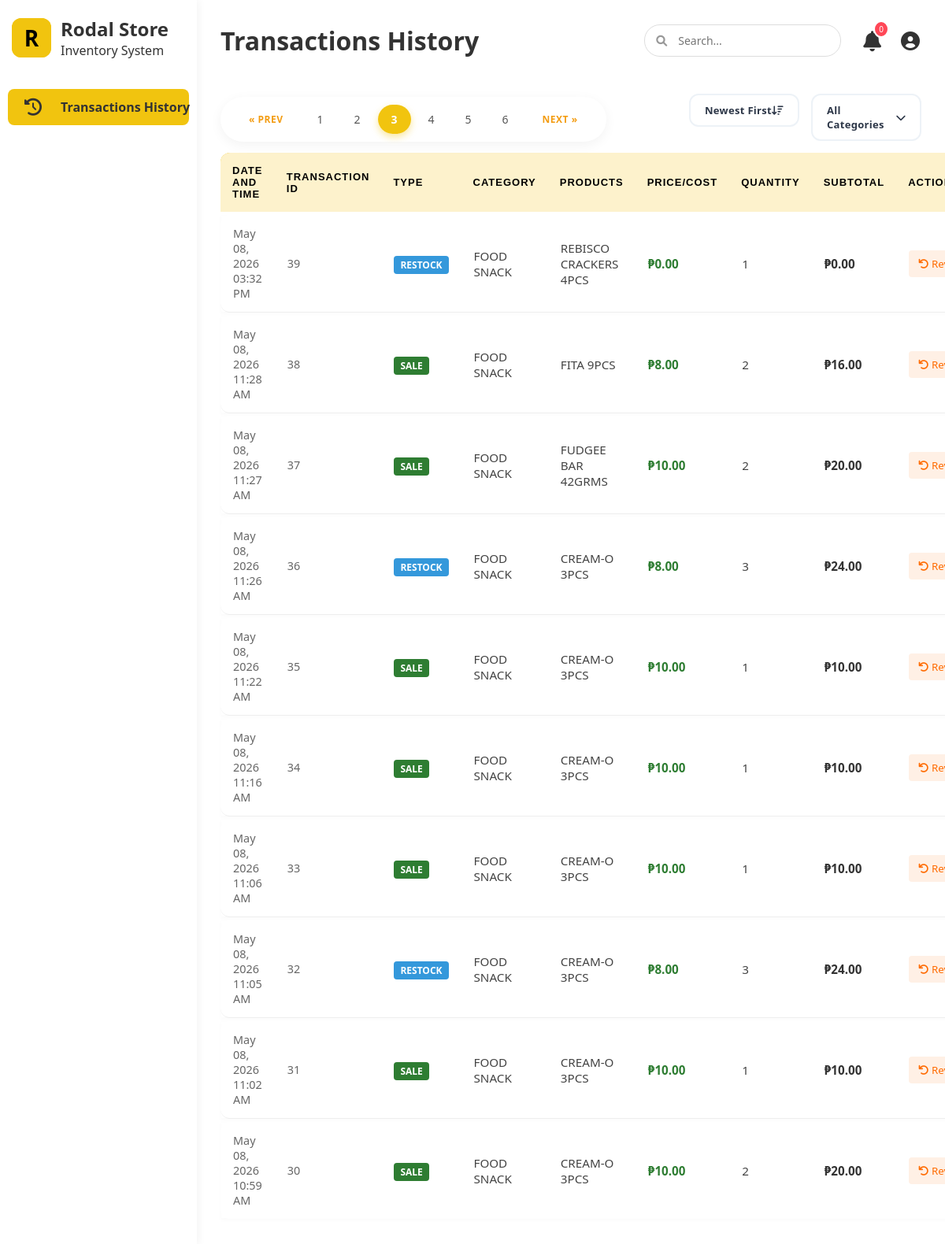
Page /admin_dashboard.php?page=3 (signed in) on the earlier database version.
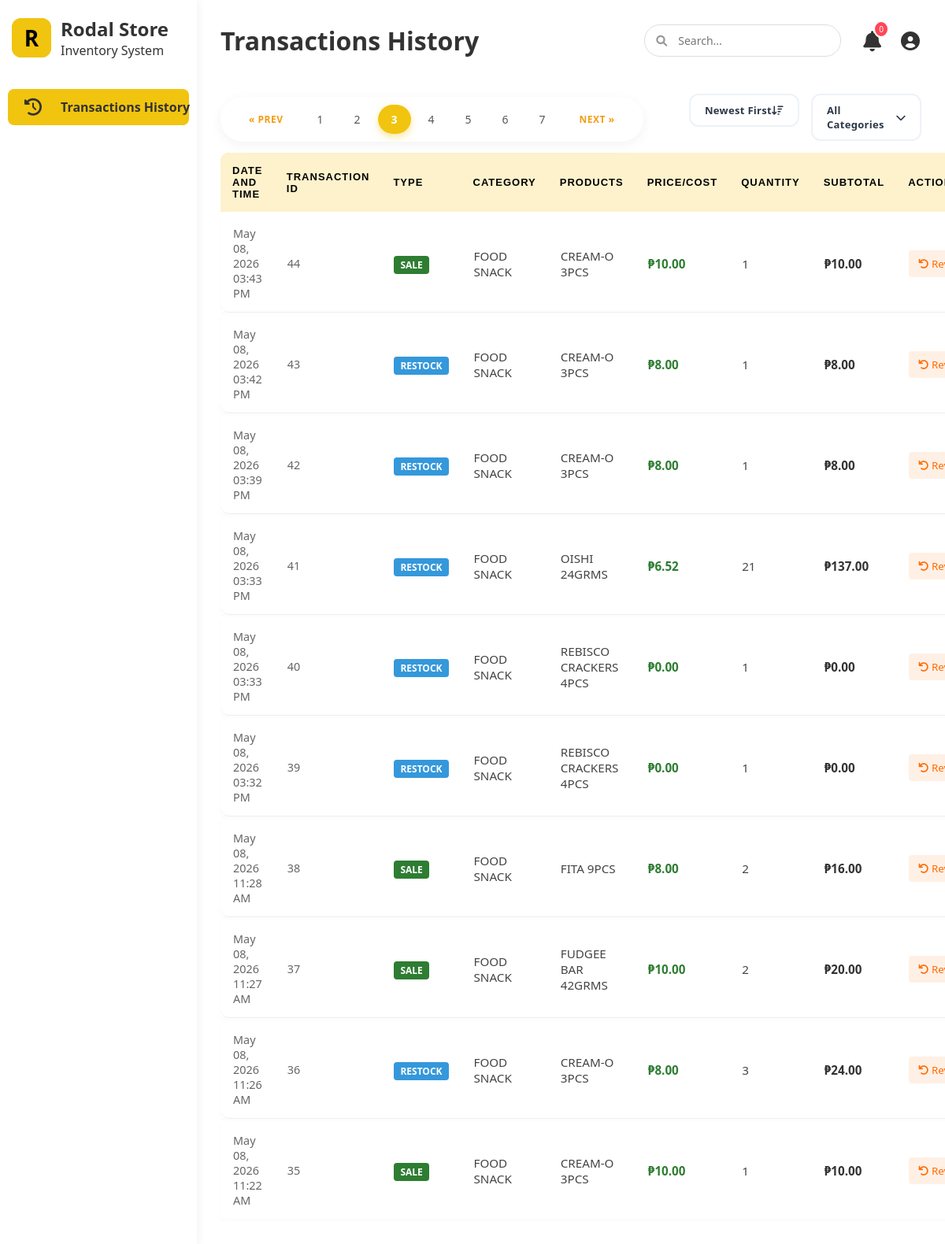
Same page on the later database version.
### tables this page shows
CREATE TABLE `stock_transaction` (
  `transaction_id` int(11) NOT NULL,
  `product_id` int(11) NOT NULL,
  `transaction_type` enum('IN','OUT','ADJUSTMENT') NOT NULL,
  `quantity` int(11) NOT NULL,
  `transaction_date` datetime NOT NULL,
  `buy_amount` decimal(10,2) DEFAULT 0.00,
  `sell_amount` decimal(11,2) DEFAULT 0.00,
  `expiry_date` date DEFAULT NULL,
  `related_tid` int(11) DEFAULT NULL
);

CREATE TABLE `category` (
  `category_id` int(11) NOT NULL,
  `category_name` varchar(255) NOT NULL
);

CREATE TABLE `product` (
  `product_id` int(11) NOT NULL,
  `product_name` varchar(255) NOT NULL,
  `category_id` int(11) NOT NULL,
  `cost` decimal(10,2) NOT NULL,
  `price` decimal(11,2) NOT NULL,
  `product_sku` varchar(255) NOT NULL,
  `is_active` tinyint(1) DEFAULT 1
);

### admin_dashboard.php (the view, shortened to what the changed rows need)
<?php
require 'db_connect.php';
$sort = $_GET['sort'] ?? 'newest';
switch ($sort) {
    case 'newest':
    default:
        $orderBy = "st.transaction_id DESC";
        break;
}
$limit = 10;
$page = isset($_GET['page']) ? max(1, (int) $_GET['page']) : 1;
$offset = ($page - 1) * $limit;
$conditions = [];
$whereClause = !empty($conditions) ? "WHERE " . implode(" AND ", $conditions) : "";
$count_query = "SELECT COUNT(*) as total
                FROM stock_transaction st
                JOIN product p ON st.product_id = p.product_id
                JOIN category c ON p.category_id = c.category_id
                $whereClause";
$count_res = mysqli_query($conn, $count_query);
$total_row_data = mysqli_fetch_assoc($count_res);
$total_rows = $total_row_data['total'];
$total_pages = ceil($total_rows / $limit);
$sql = "SELECT
            st.transaction_id,
            st.transaction_date,
            st.transaction_type,
            st.quantity,
            st.related_tid,
            st.buy_amount,  -- This is the bulk cost logged at the time
            st.sell_amount, -- This is the bulk price logged at the time
            p.product_name,
            c.category_name
        FROM stock_transaction st
        JOIN product p ON st.product_id = p.product_id
        JOIN category c ON p.category_id = c.category_id
        $whereClause
        ORDER BY $orderBy
        LIMIT $limit OFFSET $offset";
$result = mysqli_query($conn, $sql);
?>
<!DOCTYPE html>
<html lang="en">
<head>
    <link rel="stylesheet" href="https://cdnjs.cloudflare.com/ajax/libs/font-awesome/6.0.0/css/all.min.css">
    <link rel="stylesheet" href="style.css">
</head>
<body>
    <div class="container">
        <aside class="sidebar">
            <div class="logo">
                <div class="logo-text">
                    <h2>Rodal Store</h2>
                </div>
            </div>
        </aside>
        <main class="main-content">
            <header>
                <div class="header-title">
                    <h1>Transactions History</h1>
                </div>
            </header>
            <div class="top-bar">
                <div class="pagination-container">
                    <?php
                    $search_param = isset($_GET['search']) ? "&search=" . urlencode($_GET['search']) : "";
                    $cat_param = isset($_GET['category']) ? "&category=" . urlencode($_GET['category']) : "";
                    $url_params = $search_param . $cat_param;
                    ?>
                    <div class="pagination">
                        <?php if ($page > 1): ?>
                            <a href="?page=<?php echo ($page - 1) . $url_params; ?>">&laquo; Prev</a>
                        <?php endif; ?>
                        <?php for ($i = 1; $i <= $total_pages; $i++): ?>
                            <a href="?page=<?php echo $i . $url_params; ?>"
                                class="<?php echo ($page == $i) ? 'active' : ''; ?>">
                                <?php echo $i; ?>
                            </a>
                        <?php endfor; ?>
                        <?php if ($page < $total_pages): ?>
                            <a href="?page=<?php echo ($page + 1) . $url_params; ?>">Next &raquo;</a>
                        <?php endif; ?>
                    </div>
                </div>
            </div>
            <div class="history-container">
                <table class="grid-table" id="productTable">
                    <thead class="grid-thead">
                        <tr>
                            <th>Date and Time</th>
                            <th>Transaction ID</th>
                            <th>Type</th>
                            <th>Category</th>
                            <th>Products</th>
                            <th>Price/Cost</th>
                            <th>Quantity</th>
                            <th>Subtotal</th>
                            <th>Actions</th>
                        </tr>
                    </thead>
                    <tbody>
                        <?php
                        if ($conn->connect_error) {
                            echo "<tr><td colspan='6' style='text-align:center; color:red;'>Connection Error: " . $conn->connect_error . "</td></tr>";
                        } else {
                            if ($result && $result->num_rows > 0) {
                                while ($row = $result->fetch_assoc()) {
                                    $transaction_id = $row['transaction_id'];
                                    $type = $row['transaction_type'];
                                    $qty_display = $row['quantity'];
                                    $qty_math = abs($qty_display);
                                    if ($type === 'IN') {
                                        $totalAmount = $row['buy_amount'];
                                    } elseif ($type === 'OUT') {
                                        $totalAmount = $row['sell_amount'];
                                    } else {
                                        if (abs($row['buy_amount']) > 0) {
                                            $totalAmount = $row['buy_amount'];
                                        } else {
                                            $totalAmount = $row['sell_amount'];
                                        }
                                    }
                                    $unitPrice = ($qty_math > 0) ? ($totalAmount / $qty_math) : 0;
                                    $subtotal = $totalAmount;
                                    if ($type === 'ADJUSTMENT') {
                                        $typeLabel = 'Adjustment';
                                        $typeColor = '#7f8c8d';
                                    } else {
                                        $isRestock = ($type === 'IN');
                                        $typeLabel = $isRestock ? 'Restock' : 'Sale';
                                        $typeColor = $isRestock ? '#3498db' : '#2e7d32';
                                    }
                                    ?>
                                    <tr>
                                        <td style="color: #666; font-size: 0.9rem;">
                                            <?php echo date('M d, Y h:i A', strtotime($row['transaction_date'])); ?>
                                        </td>
                                        <td style="color: #666; font-size: 0.9rem;">
                                            <?php echo $transaction_id; ?>
                                        </td>
                                        <td>
                                            <span
                                                style="background: <?php echo $typeColor; ?>; color: white; padding: 3px 8px; border-radius: 4px; font-size: 0.75rem; font-weight: bold; text-transform: uppercase;">
                                                <?php echo $typeLabel; ?>
                                            </span>
                                        </td>
                                        <td><?php echo htmlspecialchars(str_replace('_', ' ', $row['category_name'])); ?></td>
                                        <td><?php echo htmlspecialchars($row['product_name']); ?></td>
                                        <td style="font-weight:bold; color:#2e7d32;">
                                            ₱<?php echo number_format($unitPrice, 2); ?>
                                        </td>
                                        <td><?php echo $row['quantity']; ?></td>
                                        <td style="font-weight:bold; color:#333;">
                                            ₱<?php echo number_format($subtotal, 2); ?>
                                        </td>
                                        <td>
                                            <?php if ($row['transaction_type'] !== 'ADJUSTMENT' && empty($row['related_tid'])): ?>
                                                <button class="sell-btn"
                                                    onclick="confirmReversal(<?php echo $row['transaction_id']; ?>, <?php echo $row['quantity']; ?>, '<?php echo htmlspecialchars($row['product_name']); ?>')">
                                                    <i class="fas fa-undo"></i> Reverse
                                                </button>
                                            <?php endif; ?>
                                        </td>
                                    </tr>
                                    <?php
                                }
                            } else {
                                echo "<tr><td colspan='6' style='text-align:center;'>No transactions found.</td></tr>";
                            }
                        }
                        ?>
                    </tbody>
                </table>
            </div>
        </main>
    </div>
</body>
</html>

Differences in the rows shown:
no longer on this page (row edited): stock_transaction: transaction_date "May 08, 2026 11:16 AM", transaction_id "34", transaction_type "SALE", category.category_name "FOOD SNACK", product.product_name "CREAM-O 3PCS", sell_amount "10.00", quantity "1"
no longer on this page (row edited): stock_transaction: transaction_date "May 08, 2026 11:06 AM", transaction_id "33", transaction_type "SALE", category.category_name "FOOD SNACK", product.product_name "CREAM-O 3PCS", sell_amount "10.00", quantity "1"
no longer on this page (row edited): stock_transaction: transaction_date "May 08, 2026 11:05 AM", transaction_id "32", transaction_type "RESTOCK", category.category_name "FOOD SNACK", product.product_name "CREAM-O 3PCS", unitPrice "8.00", quantity "3", buy_amount "24.00"
no longer on this page (row edited): stock_transaction: transaction_date "May 08, 2026 11:02 AM", transaction_id "31", transaction_type "SALE", category.category_name "FOOD SNACK", product.product_name "CREAM-O 3PCS", sell_amount "10.00", quantity "1"
no longer on this page (row edited): stock_transaction: transaction_date "May 08, 2026 10:59 AM", transaction_id "30", transaction_type "SALE", category.category_name "FOOD SNACK", product.product_name "CREAM-O 3PCS", unitPrice "10.00", quantity "2", sell_amount "20.00"
now on this page (row edited): stock_transaction: transaction_date "May 08, 2026 03:43 PM", transaction_id "44", transaction_type "SALE", category.category_name "FOOD SNACK", product.product_name "CREAM-O 3PCS", sell_amount "10.00", quantity "1"
now on this page (row edited): stock_transaction: transaction_date "May 08, 2026 03:42 PM", transaction_id "43", transaction_type "RESTOCK", category.category_name "FOOD SNACK", product.product_name "CREAM-O 3PCS", buy_amount "8.00", quantity "1"
now on this page (row edited): stock_transaction: transaction_date "May 08, 2026 03:39 PM", transaction_id "42", transaction_type "RESTOCK", category.category_name "FOOD SNACK", product.product_name "CREAM-O 3PCS", buy_amount "8.00", quantity "1"
now on this page (row edited): stock_transaction: transaction_date "May 08, 2026 03:33 PM", transaction_id "41", transaction_type "RESTOCK", category.category_name "FOOD SNACK", product.product_name "OISHI 24GRMS", unitPrice "6.52", quantity "21", buy_amount "137.00"
now on this page (row edited): stock_transaction: transaction_date "May 08, 2026 03:33 PM", transaction_id "40", transaction_type "RESTOCK", category.category_name "FOOD SNACK", product.product_name "REBISCO CRACKERS 4PCS", buy_amount "0.00", quantity "1"
Other differences:
new list line: "7"
